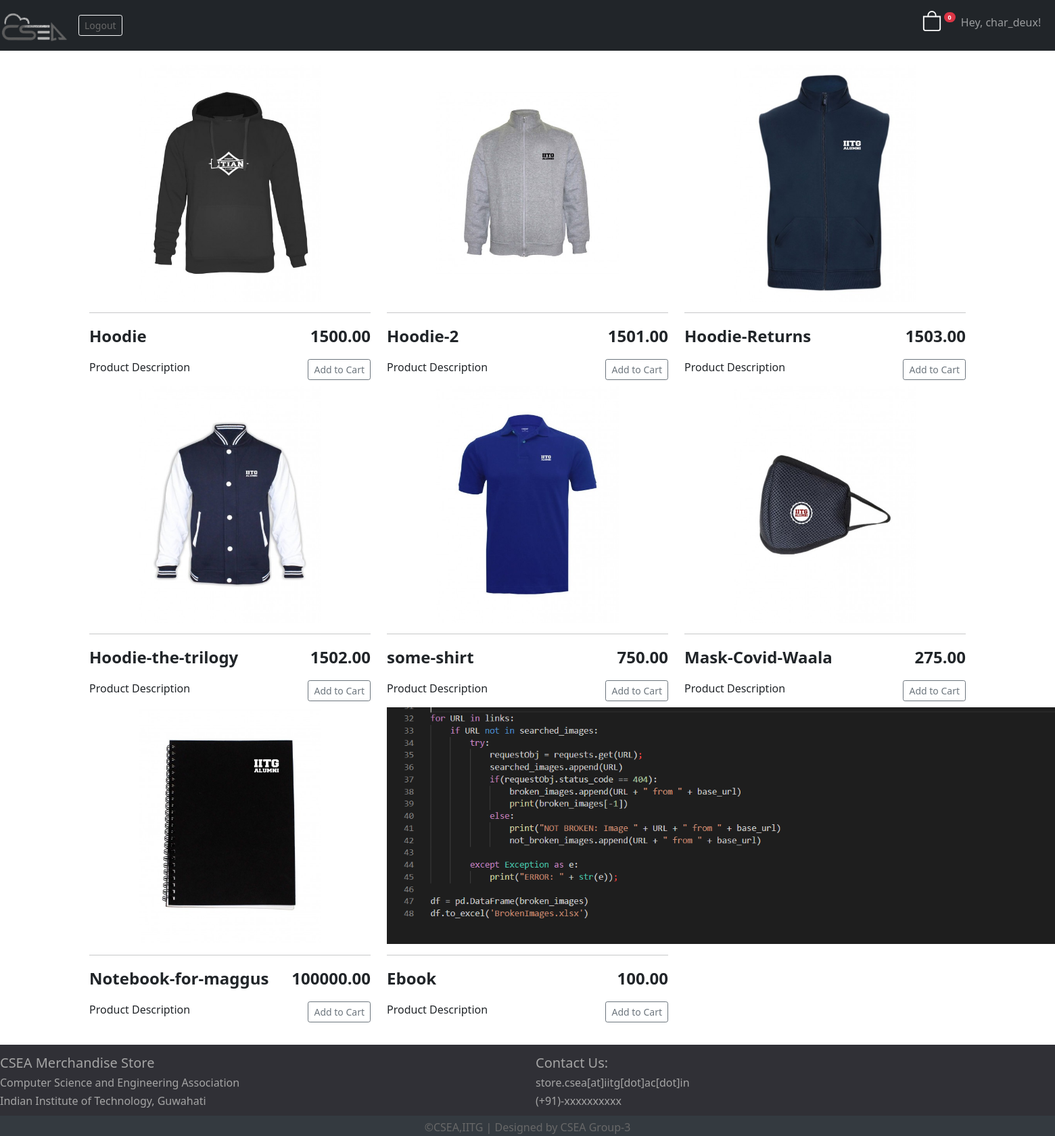
The app's page / (signed in) with its own data.
### store/models.py (models this page shows, shortened)
class Order(models.Model):
    customer = models.ForeignKey(Customer, on_delete = models.SET_NULL, null = True, blank = True)
    date_ordered =  models.DateTimeField(auto_now_add = True)
    complete = models.BooleanField(default = False)
    transaction_id = models.CharField(max_length = 100, null=True)
    @property
    def get_cart_items(self):
        orderitems = self.orderitem_set.all()
        total = sum([item.quantity for item in orderitems])
        return total

class Product(models.Model):
    name = models.CharField(max_length = 200)
    price = models.FloatField()
    digital = models.BooleanField(default = False, null = True, blank = True)
    image = models.ImageField(blank=True)

### store/views.py (the view)
# urls.py: path('', include('store.urls')),
def store(request):
	if request.user.is_authenticated:
		customer = request.user.customer
		order, created = Order.objects.get_or_create(customer=customer, complete = False)
		items = order.orderitem_set.all()
		cartItems = order.get_cart_items
	else:
		cookieData= cookieCart(request)
		cartItems = cookieData['cartItems']
		order = cookieData['order']
		items = cookieData['items']
	products = Product.objects.all()
	context = {'products':products, 'order':order, 'cartItems':cartItems}
	return render(request, 'store/store.html', context)

### store/templates/store/store.html (shortened to what this page needs)
{% extends 'store/main.html' %}
{% load static %}
{% block content %}
<div class="row">
    {% for product in products%}
    <div class="col-lg-4 ">
        <a href="#"><img class="thumbnail" src="{{product.image.url}}"></a>
        <hr>
        <p style="float:left;font-size:1.5em"><strong>{{product.name}}</strong></p>
        <p style="float:right;font-size:1.5em"><strong>{{product.price|floatformat:2}}</strong></p>
        <p style="float:left;font-size:1em">Product Description</p>
        <button  data-product={{product.name}} data-action="add"
        class="btn btn-outline-secondary add-btn btn-sm update-cart" style="float:right">
            Add to Cart
        </button>
    </div>
    {%endfor%}
</div>
{% endblock content %}

### store/templates/store/main.html (shortened to what this page needs)
<!DOCTYPE html>
{% load static %}
<html>
    <head> <link rel="shortcut icon" href="">
        <link rel="stylesheet" type="text/css" href="{% static 'css/main.css' %}">
        <link href="https://cdn.jsdelivr.net/npm/bootstrap@5.0.0-beta1/dist/css/bootstrap.min.css" rel="stylesheet">
    </head>
<body>
    <nav class="navbar navbar-expand-lg fixed-top navbar-dark bg-dark">
        <a class="navbar-brand" href="{% url 'store' %}">
            <img src="{% static 'images/csealogo.png' %}" width="100">
        </a>
    {% if user.is_authenticated %}
        <ul class="navbar-nav ml-auto">
            <li class="nav-item">
                <a href="{% url 'signout' %}" class="btn btn-outline-light btn-sm">
                    Logout
                </a>
            </li>
    {% endif %}
        </ul>
        <ul class="navbar-nav ms-auto">
            <li class="nav-item mb-auto">
                <a href="{% url 'cart' %}" style="color:white">
                      <sup> <span class="badge bg-danger rounded-pill ">{{order.get_cart_items}}</span>
                  </sup></button>
                </a>
            </li>
            <li class="navbar-text mb-auto">
                {% if user.is_authenticated %}
                       <h6>&nbsp;&nbsp;Hey, {{user.username}}!&nbsp;&nbsp;&nbsp;&nbsp;&nbsp;</h6>
                {% else %}
                    <a href="{% url 'signin' %}" >
                        &nbsp;&nbsp;Guest&nbsp;&nbsp;
                    </a>
                {% endif %}
            </li>
        </ul>
    </nav>
<div class="container">
    <br>
    <br>
    <br>
    <br>
    {% block content %}
    {% endblock content %}
</div>
<br>
<div class="footer" >
    <div class="row">
            <div class="col-lg-6">
                <h5>CSEA Merchandise Store</h5>
                <h6>Computer Science and Engineering Association</h6>
                <h6>Indian Institute of Technology, Guwahati</h6>
            </div>
            <div class="col-lg-6" >
                <h5>Contact Us:</h5>
                <h6>store.csea[at]iitg[dot]ac[dot]in</h6>
                <h6>(+91)-xxxxxxxxxx</h6>
            </div>
    </div>
    <div class="footer-bottom">
        &copy;CSEA,IITG | Designed by CSEA Group-3
    </div>
</div>
</body>
</html>

### static/css/main.css (style rules this page uses)
html, body { height: 100%; }
.container { min-height: 100%; }
.bg-dark { background-color: #303036; }
.thumbnail { width: auto; height: 350px; display:block; margin-left: auto; margin-right: auto; }
.footer { background: #303036; color: #a5a5a5; height: 135px; position: relative; padding-top:15px; padding-bottom:5px; width: 100%; }
.footer .footer-bottom { background: #343a40; color: #686868; height: 30px; text-align: center; position: absolute; bottom: 0px; padding-top:5px; padding-bottom:5px; width: 100%; }
a:link { color:#686868; background-color: transparent; text-decoration: none; }

### records on screen
Order: get_cart_items "0"
Product: image (picture), name "Hoodie", price "1500.00"
Product: image (picture), name "Hoodie-2", price "1501.00"
Product: image (picture), name "Hoodie-Returns", price "1503.00"
Product: image (picture), name "Hoodie-the-trilogy", price "1502.00"
Product: image (picture), name "some-shirt", price "750.00"
Product: image (picture), name "Mask-Covid-Waala", price "275.00"
Product: image (picture), name "Notebook-for-maggus", price "100000.00"
Product: image (picture), name "Ebook", price "100.00"

### other values on screen
{{ user.username }} "char_deux"
